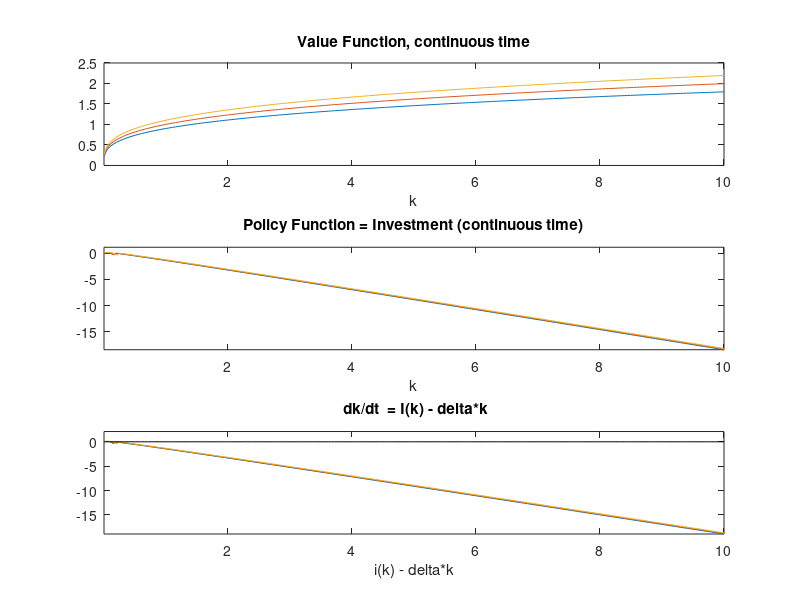

This chart was generated by the following MATLAB code:
%% UPENN, @Wharton
% Finance 937. 
% Prof. Joao Gomes
% Student: Rodrigo A. Morales M. && Mr. Paw Bednarek
% Based on Moll HJB code
% Okt, 2019
% Problem Set 01. Exercise 2) continuous time model
%% 0. Housekeeping
clear all
close all
clc
tic
%%  1. Calibration
aalpha = 0.3;   % Elasticity of output w.r.t. capital
bb = 0.5;       % cost of investment
delta = 0.05;  % start with a very small one
r = 0.05;       % interest rate, return of capital
% Productivity values
vProductivity = [0.9 1.0 1.1];
% vProductivity = 1;
nGridProductivity = length(vProductivity);
na = nGridProductivity;  %number of points of Productivyt
if na >1
    mTransition = [1/2 1/2 0; 1/4 1/2 1/4; 0 1/2 1/2]';
else
    mTransition = 1;
end

%% 2. Steady State
%define the functions of labor, profit and investment...
abar = 1.0;
capitalSteadyState = (aalpha*1/(r+delta))^(1/(1-aalpha));
outputSteadyState = abar*capitalSteadyState^aalpha;
%fprintf(' Output = %2.6f, Capital = %2.6f\n', outputSteadyState, capitalSteadyState); 
fprintf('Code Began running...\n')
% Generate the grid of capital
kapitalMax = (abar/(delta))^(1/(1-aalpha));
kmin = 0.01;
kmax = 10;
vGridCapital = linspace(kmin,kmax,200);
% Get sizes of capital and prodctvt grid:
nGridCapital = length(vGridCapital);
nGridProductivity = length(vProductivity);
I = nGridCapital;
dk = (kmax-kmin)/(I-1);

%% 3. Required matrices and vectors
%mValueFunction    = linspace(1,vGridCapital(nGridCapital),nGridCapital)'*vProductivity;
mValueFunction    = (vGridCapital'.^aalpha)*vProductivity;
%mValueFunction(1,:) = 6*ones(1,nGridProductivity);
%mValueFunction(end,:) = (vGridCapital(end)^aalpha./r)*vProductivity;
%mValueFunctionNew = zeros(nGridCapital,nGridProductivity);
mValueFunctionNew = mValueFunction;
mPolicyFunction   = zeros(nGridCapital,nGridProductivity); %investment
% Matrices for the Implicit iteration in each productivity:
mdVf = zeros(nGridCapital,nGridProductivity);
mdVb = zeros(nGridCapital,nGridProductivity);
%% 4. We pre-build output for each point in the grid
%profitMatrix = profit(exp(vProductivity),vGridCapital);
%% 5. Main iteration
maxDifference = 10.0;
maxite = 100000;
tolerance = 0.00099;%0.0000001;
iteration = 0;
deltaV = 0.00001;
explicit = 1; % 1 -to run the explicit, 2- implicit

while (maxDifference>tolerance || iteration > maxite) 
%     iteration
%     maxDifference
    for nProductivity = 1:nGridProductivity
        dVf = mdVf(:,nProductivity);
        dVb = mdVb(:,nProductivity);
        prodctvt = vProductivity(nProductivity);
        V = mValueFunction(:,nProductivity);
        % forward difference
        dVf(1:I-1) = (V(2:I)-V(1:I-1))/dk;
        %dVf(I) = (aalpha*prodctvt.*kmax.^(aalpha-1) - delta)/r; %state constraint, for stability
        dVf(I) = 1;
        % backward difference
        dVb(2:I) = (V(2:I)-V(1:I-1))/dk;
        %dVb(1) = (aalpha*prodctvt.*kmin.^(aalpha-1) - delta)/r; %state constraint, for stability
        dVb(1) = 1; %state constraint, for stability
        %investment with forward difference
        investmentVectorF = ((dVf-1)/bb + delta).*vGridCapital';
        muf = investmentVectorF - delta*vGridCapital';
        %investment with backward difference
        investmentVectorb = ((dVb-1)/bb + delta).*vGridCapital';
        mub = investmentVectorb - delta*vGridCapital';
        %investment and derivative of value function at steady state
        investmentVector0 = delta*vGridCapital';
        dV0 = 1+bb*(investmentVector0./vGridCapital' -delta);%-bb/2*delta^2 +1;   %%%%%%%%%% NOT SURE %%%%%%%%%%%%%%%%%%
        % dV_upwind makes a choice of forward or backward differences based on
        % the sign of the drift    
        If = muf > 0; %below steady state
        Ib = mub < 0; %above steady state
        I0 = (1-If-Ib); %at steady state
        dV_Upwind = dVf.*If + dVb.*Ib + 0.*I0; %important to include third term
        invest = ((dV_Upwind-1)/bb + delta).*vGridCapital';
        %Get vectors and do implicit Euler...
        diffPoisson = mValueFunction*mTransition(:,nProductivity);
        dn = prodctvt*vGridCapital'.^aalpha - invest -...
            bb/2*(invest./vGridCapital' -delta).^2.*vGridCapital' + ...
            diffPoisson;
        %CONSTRUCT MATRIX
        X = -min(mub,0)/dk;
        Y = -max(muf,0)/dk + min(mub,0)/dk;
        Z = max(muf,0)/dk;
        %sparse matrix: faster
        AAA =spdiags(Y,0,I,I)+spdiags(X(2:I),-1,I,I)+spdiags([0;Z(1:I-1)],1,I,I);
        B = (r + 1/delta)*speye(I) - AAA + speye(I);
        if explicit ==1 %Explicit Euler
            Vnew = deltaV*(dn + AAA*V + V - r*V)+V;
        else
            vecb = dn + 1/deltaV*V;
            Vnew = B\vecb; %SOLVE SYSTEM OF EQUATIONS
        end
        mValueFunctionNew(:,nProductivity) = Vnew;
        mdVf(:,nProductivity) = dVf;
        mdVb(:,nProductivity) = dVb;
        mPolicyFunction(:,nProductivity) = invest;
%         pause
    end
    maxDifference = max(max(abs(mValueFunctionNew-mValueFunction)));
    mValueFunction = mValueFunctionNew;
    iteration = iteration+1;
    if (mod(iteration,10)==0 || iteration ==1)
        fprintf(' Iteration = %d, Sup Diff = %2.8f\n', iteration, maxDifference); 
    end
    
end

fprintf(' Iteration = %d, Sup Diff = %2.8f\n', iteration, maxDifference); 
fprintf('\n')
%fprintf(' My check = %2.6f\n', mPolicyFunction(1000,3));
fprintf('\n')

toc

%% 6. Plotting results

figure(2)
endPlotN = nGridCapital;
subplot(3,1,1)
plot(vGridCapital(1:endPlotN),mValueFunction(1:endPlotN,:))
xlim([vGridCapital(1) vGridCapital(endPlotN)])
xlabel('k')
title('Value Function, continuous time')

subplot(3,1,2)
plot(vGridCapital(1:endPlotN),mPolicyFunction(1:endPlotN,:))
xlim([vGridCapital(1) vGridCapital(endPlotN)])
ylim([min(mPolicyFunction(:,1)) (max(mPolicyFunction(:,nGridProductivity))+1)])
xlabel('k')
title('Policy Function = Investment (continuous time)')

% vExactPolicyFunction = aalpha*bbeta.*(vGridCapital.^aalpha);
% 
subplot(3,1,3)
plot(vGridCapital(1:endPlotN),mPolicyFunction(1:endPlotN,:)-delta*vGridCapital(1:endPlotN)')
hold on
plot(vGridCapital(1:endPlotN),zeros(endPlotN,1),'-k')
xlim([vGridCapital(1) vGridCapital(endPlotN)])
ylim([min(mPolicyFunction(:,1)-delta*vGridCapital(1:endPlotN)') (max(mPolicyFunction(:,nGridProductivity)-delta*vGridCapital(1:endPlotN)')+2)])
xlabel('i(k) - delta*k')
title(' dk/dt  = I(k) - delta*k')
hold off

%set(gcf,'PaperOrientation','landscape','PaperPosition',...
%[-0.9 -0.5 12.75 9])
versionp = 'v06_implicit';
if na == 1
    name =  ['Plots/PS01_02_a_',versionp];
    name2 =  ['Plots/PS01_02_a_',versionp,'.fig'];
else
    name =  ['Plots/PS01_02_b_',versionp];
    name2 =  ['Plots/PS01_02_a_',versionp,'.fig'];
end
print('-djpeg',name)
